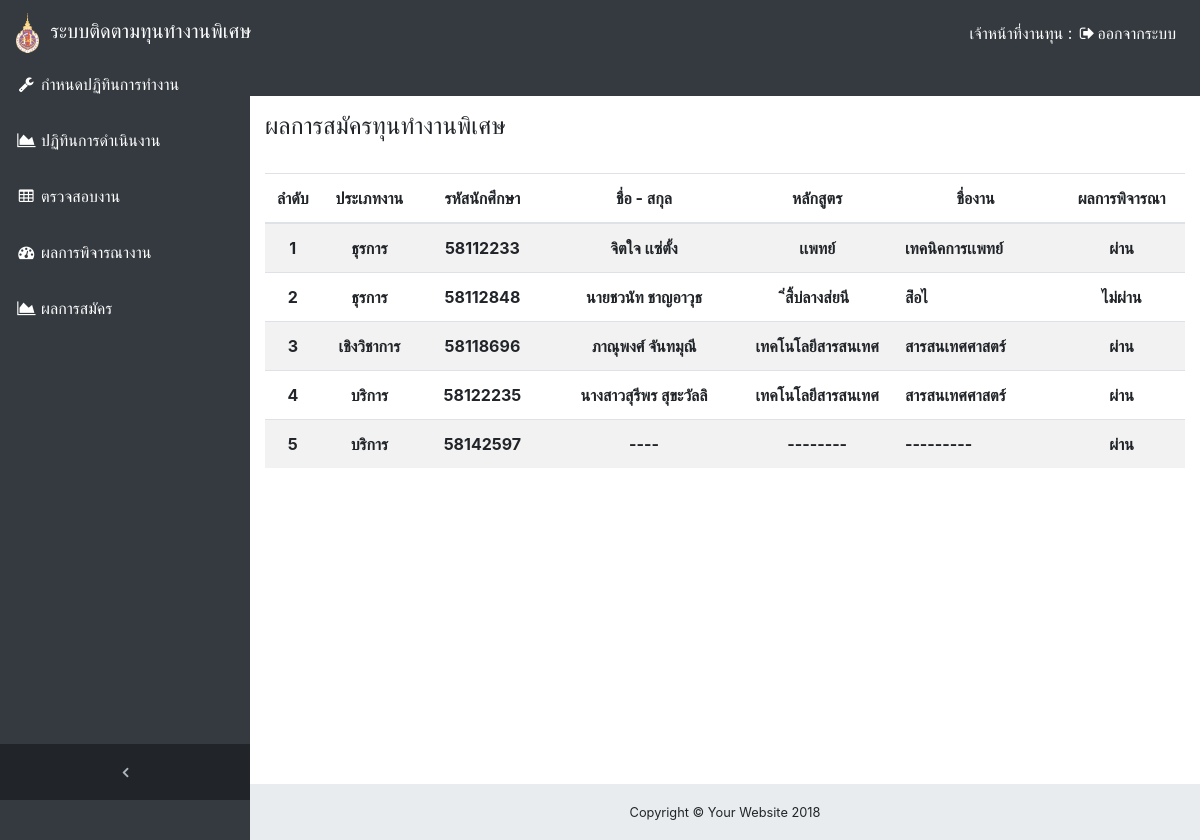
Page /index.php/home2/authorities_NewDeclare_1 on the earlier database version.
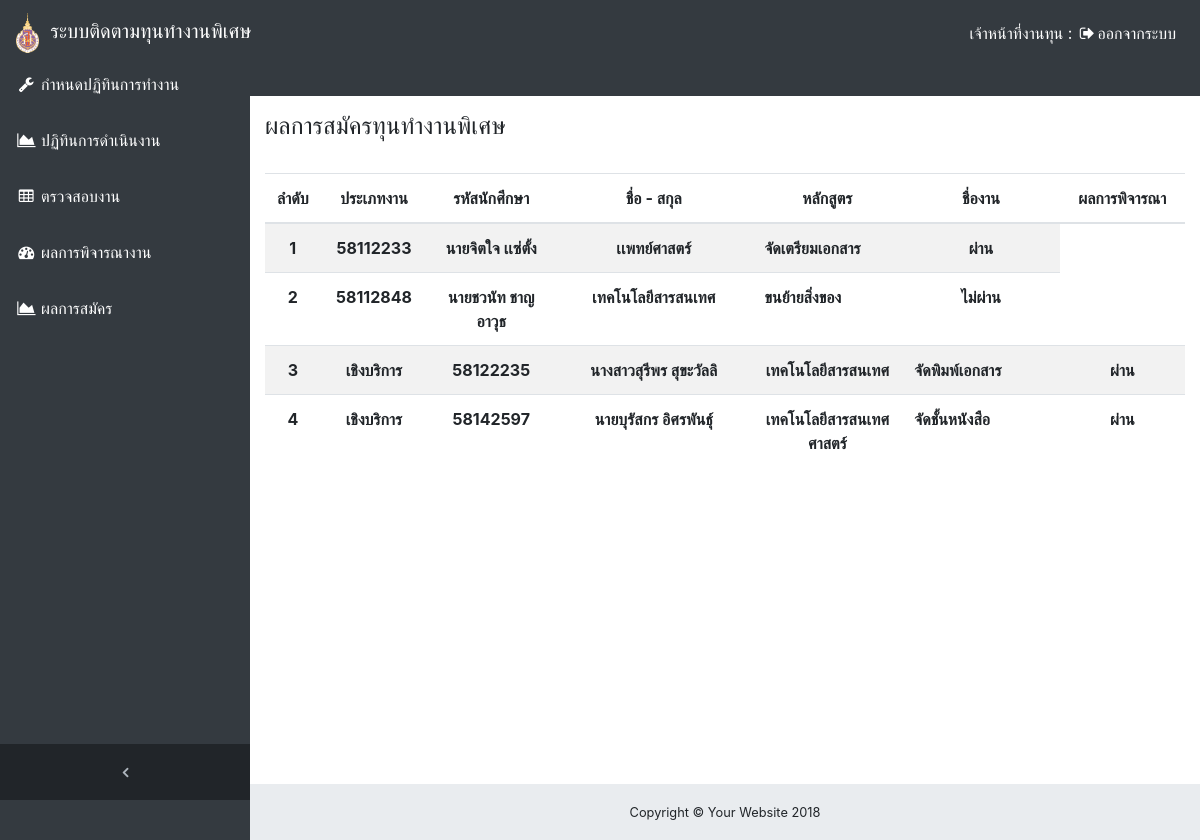
Same page on the later database version.
### tables this page shows
CREATE TABLE `student` (
  `student_code` int(8) NOT NULL COMMENT 'รหัสนักศึกษา',
  `STUDENTNAME` varchar(100) NOT NULL COMMENT 'ชื่อ-นามสกุล',
  `FACULTYNAME` varchar(100) NOT NULL COMMENT 'สำนักวิชา',
  `PROGRAMNAME` varchar(100) NOT NULL COMMENT 'สาขาวิชา',
  `GPAX` varchar(5) NOT NULL COMMENT 'เกรดเฉลี่ยล่าสุด',
  `PARENTPHONENO` varchar(32) NOT NULL COMMENT 'เบอร์ติดต่อ',
  `BANKACCOUNT` varchar(16) NOT NULL COMMENT 'เลขที่บัญชี',
  `HOMEADDRESS1` varchar(100) NOT NULL COMMENT 'ที่อยู่',
  `Moo` varchar(10) DEFAULT NULL COMMENT 'หมู่',
  `district` varchar(20) DEFAULT NULL COMMENT 'ตำบล',
  `Road` varchar(50) DEFAULT NULL COMMENT 'ถนน / ซอย',
  `HOMEDISTRICT` varchar(32) NOT NULL COMMENT 'อำเภอ',
  `PROVINCENAME` varchar(100) NOT NULL COMMENT 'จังหวัด',
  `Zip_code` int(6) DEFAULT NULL COMMENT 'รหัสไปรษณีย์',
  `Expenses` int(6) NOT NULL COMMENT 'ค่าใช่จ่ายรายเดือน',
  `Talent` text NOT NULL COMMENT 'ความสามารถพิเศษ',
  `Necessary` text NOT NULL COMMENT 'ความจำเป็น',
  `Re_status` varchar(1) NOT NULL COMMENT 'สถานะการสมัคร',
  `STUDENTSEX` varchar(1) NOT NULL COMMENT 'เพศ',
  `RELIGIONNAME` varchar(100) NOT NULL COMMENT 'ศาสนา',
  `Nationality` varchar(10) DEFAULT NULL COMMENT 'สัญชาติ',
  `STUDENTEMAIL` varchar(32) NOT NULL COMMENT 'อีเมลล์ติดต่อ',
  `Status` varchar(10) NOT NULL COMMENT 'สถานภาพรับทุน',
  `Bank_Name` varchar(30) NOT NULL COMMENT 'ชื่อบัญชี',
  `Tele_Number_update` varchar(10) NOT NULL COMMENT 'เบอร์ติดต่อล่าสุด',
  `Bank_id_update` varchar(15) NOT NULL COMMENT 'เลขที่บัญชีล่าสุด',
  `Bank_Name_update16` varchar(30) NOT NULL COMMENT 'ชื่อบัญชีล่าสุด',
  `Career_History` varchar(1) DEFAULT NULL COMMENT 'ประวัติการทำงาน',
  `Reason_ST` text NOT NULL COMMENT 'เหตุผล',
  `OFFICERID` int(8) NOT NULL,
  `Job_ID` int(8) NOT NULL
);

CREATE TABLE `job` (
  `Job_ID` int(8) NOT NULL COMMENT 'รหัสเลขที่งาน',
  `job_name_ss` varchar(30) DEFAULT NULL,
  `Job_Name` varchar(20) DEFAULT NULL COMMENT 'ชื่องาน',
  `Category` text COMMENT 'ประเภทงาน',
  `Job_description` text COMMENT 'ลักษณะงาน',
  `term` int(1) DEFAULT NULL COMMENT 'ภาคเรียน',
  `year` int(4) DEFAULT NULL COMMENT 'ปีการศึกษา',
  `Remaining` int(3) DEFAULT NULL COMMENT 'ตำแหน่งงานคงเหลือ',
  `STUDENTCODE` varchar(16) DEFAULT NULL COMMENT 'รหัสนักศึกษา',
  `Attribute_applicants` text COMMENT 'คุณสมบัติผู้สมัคร',
  `Frist_date` date DEFAULT NULL COMMENT 'วันที่ทำงานวันแรก',
  `Sex` varchar(1) DEFAULT NULL COMMENT 'เพศ',
  `Working_time` date DEFAULT NULL COMMENT 'เวลาการทำงาน(เริ่มต้น-สิ้นสุดงาน)',
  `Receiving_number` int(2) DEFAULT NULL COMMENT 'จำนวนที่รับ',
  `Job_history` text COMMENT 'ประวัติการเสนองาน',
  `Job_status` varchar(1) DEFAULT NULL COMMENT 'สถานะงาน(ผ่าน/ไม่ผ่าน/รอการตรวจสอบ)',
  `Department` varchar(100) DEFAULT NULL COMMENT 'หน่วยงาน',
  `Reason_job` text NOT NULL COMMENT 'เหตุผล',
  `Contact` int(11) DEFAULT NULL COMMENT 'ติดต่อ',
  `ss` varchar(20) DEFAULT NULL,
  `OFFICERID` int(8) DEFAULT NULL
);

### application/controllers/home2.php (called while the page is built, shortened)
<?php
class home2 extends CI_Controller {
	public function authorities_NewDeclare_1(){
		$this->load->model('Show_model');
        $res = $this->Show_model->get_job();
        $data['job_res'] = $res;
        $this->load->model('Show_model');
        $res = $this->Show_model->get_student();
        $data['student_res'] = $res;
		$this->load->view('Authorities_1/start');
		$this->load->view('Authorities_1/Navigation_N');
		$this->load->view('Authorities_1/NewDeclare', $data);
		$this->load->view('Authorities_1/footer');
		$this->load->view('Authorities_1/End');
	}
}

### index.php (called while the page is built, shortened)
<?php
require_once BASEPATH.'core/CodeIgniter.php';

### application/models/Show_model.php (called while the page is built, shortened)
<?php
class Show_model extends CI_Model {
    public function get_student()
    {
        $query = $this->db->query('select * from student ');
        return $query->result();
    }
    public function get_job()
    {
        $query = $this->db->query('select * from job');
        return $query->result();
    }
}

### application/views/Authorities_1/NewDeclare.php (the view, shortened to what this page needs)
<div class="content-wrapper">
    <div class="container-fluid">
      <h4>ผลการสมัครทุนทำงานพิเศษ</h4>
      <br>
<table class="table table-striped" >
  <thead>
  <tr align="center">
    <th width="51" align="center">ลำดับ</th>
    <th width="110" align="center">ประเภทงาน</th>
    <th width="140" align="center">รหัสนักศึกษา</th>
    <th width="250" align="center">ชื่อ - สกุล</th>
    <th width="180" align="center">หลักสูตร</th>
    <th width="200" align="center">ชื่องาน</th>
    <th width="150" align="center">ผลการพิจารณา</th>
  </tr>
</thead>
<tbody>
    <?php $i=1;foreach ($student_res as $row) {
        if($row->Re_status != "0"){
        $Job_ID = $row->Job_ID;
        ?>
    <tr align="center">
    <th align="center"><?php echo $i++; ?></th>
    <?php foreach ($job_res as $row2) {
        if($row2->Job_ID == $Job_ID){?>
    <th align="center"><?php echo $row2->Category; ?></th>
        <?php }} ?>
    <th align="center"><?php echo $row->student_code; ?></th>
    <th align="center"><?php echo $row->STUDENTNAME; ?></th>
    <th align="center"><?php echo $row->PROGRAMNAME; ?></th>
    <td align="left"><b><?php echo $row->FACULTYNAME; ?></b></td>
    <th align="center"><?php if($row->Re_status == "1"){
                        echo "ผ่าน";
                         }else if($row->Re_status == "2"){
                            echo "ไม่ผ่าน";
                         }
                         ?></th>
  </tr>
<?php }} ?>
</tbody>
</table>
</div>
</div>

Differences in the rows shown:
removed job: Category "ธุรการ"
no longer on this page (row edited): student: student_code "58118696", STUDENTNAME "ภาณุพงศ์ จันทมุณี", PROGRAMNAME "เทคโนโลยีสารสนเทศ", FACULTYNAME "สารสนเทศศาสตร์", Re_status "ผ่าน"
removed job: Category "เชิงวิชาการ", shown under "58118696"
changed student id 58112233: STUDENTNAME "จิตใจ เเซ่ตั้ง" → "นายจิตใจ เเซ่ตั้ง"; PROGRAMNAME "เเพทย์" → "เเพทย์ศาสตร์"; FACULTYNAME "เทคนิคการเเพทย์" → "จัดเตรียมเอกสาร"
changed student "นายชวนัท ชาญอาวุธ": PROGRAMNAME "ิ่สิ้บ่ลางส่ยนี" → "เทคโนโลยีสารสนเทศ"; FACULTYNAME "ส่่ิอไ" → "ขนย้ายสิ่งของ"
changed student "นางสาวสุรีพร สุขะวัลลิ": loses job (Category "บริการ"); FACULTYNAME "สารสนเทศศาสตร์" → "จัดพิมพ์เอกสาร"
added job: Category "เชิงบริการ"
changed student id 58142597: loses job (Category "บริการ"); STUDENTNAME "----" → "นายบุรัสกร อิศรพันธุ์"; PROGRAMNAME "--------" → "เทคโนโลยีสารสนเทศศาสตร์"; FACULTYNAME "---------" → "จัดชั้นหนังสือ"
